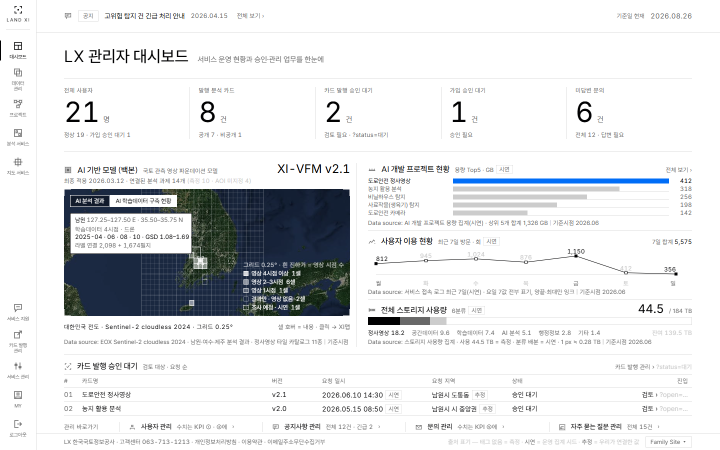
#> input picture shots/proto/dashboard-B5-ours-data.png, 1440 x 900 px (shown at 1/2 size)
$ python -i xi_probe.py   (imports and definitions only)
#> lines starting #> are read from the running program, lines starting #| are printed output that depends on the picture
"""XI맵 첫 진입 · 입체 점검 — 바깥 주소 · 실제 GPU 브라우저(Chrome 창 · headless 아님) · LX 직원 로그인 폼 1회.
창 1265×710 · 1440×900 · 1920×1080. 각 크기: 새 탭으로 XI맵 → 도착 시각 · 늦음 안내 → 입체 → 1.2초 · 6초 그림 → 흰 칸 비율."""
import os, re, json, sys, datetime
from playwright.sync_api import sync_playwright
from PIL import Image
ROOT = r'E:\Land-XI 플랫폼\01. 디자인'
OUT = sys.argv[1] if len(sys.argv) > 1 else os.path.dirname(os.path.abspath(__file__))
TAG = sys.argv[2] if len(sys.argv) > 2 else 'probe'
QS = sys.argv[3] if len(sys.argv) > 3 else ''
SIZES = [(1265, 710), (1440, 900), (1920, 1080)]
# [1 line not run here, left out]
HOST = 'https://app.land-xi.dev'
# [1 line not run here, left out]


def white(path, top=0.0):
#> called with top = 0
    im = Image.open(path).convert('RGB'); w, h = im.size
#> in white, im is the input picture: PIL image 1440x900 RGB; mean R, G, B 227.2, 228.8, 230.4
#> after `w, h = im.size`: w = 1440; h = 900
    im = im.crop((int(w * 0.25), int(h * top), w, h)).resize((200, 120))
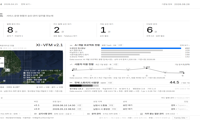
#> im: PIL image 200x120 RGB; mean R, G, B 228.9, 230.6, 231.9
    px = list(im.getdata())
#> px = 24000 items
    return round(sum(1 for r, g, b in px if r > 245 and g > 245 and b > 245) / len(px), 3)


res = {}
# [37 lines not run here, left out]

>>> result = white('../../../../../../shots/proto/dashboard-B5-ours-data.png')
#> result = 0.749
